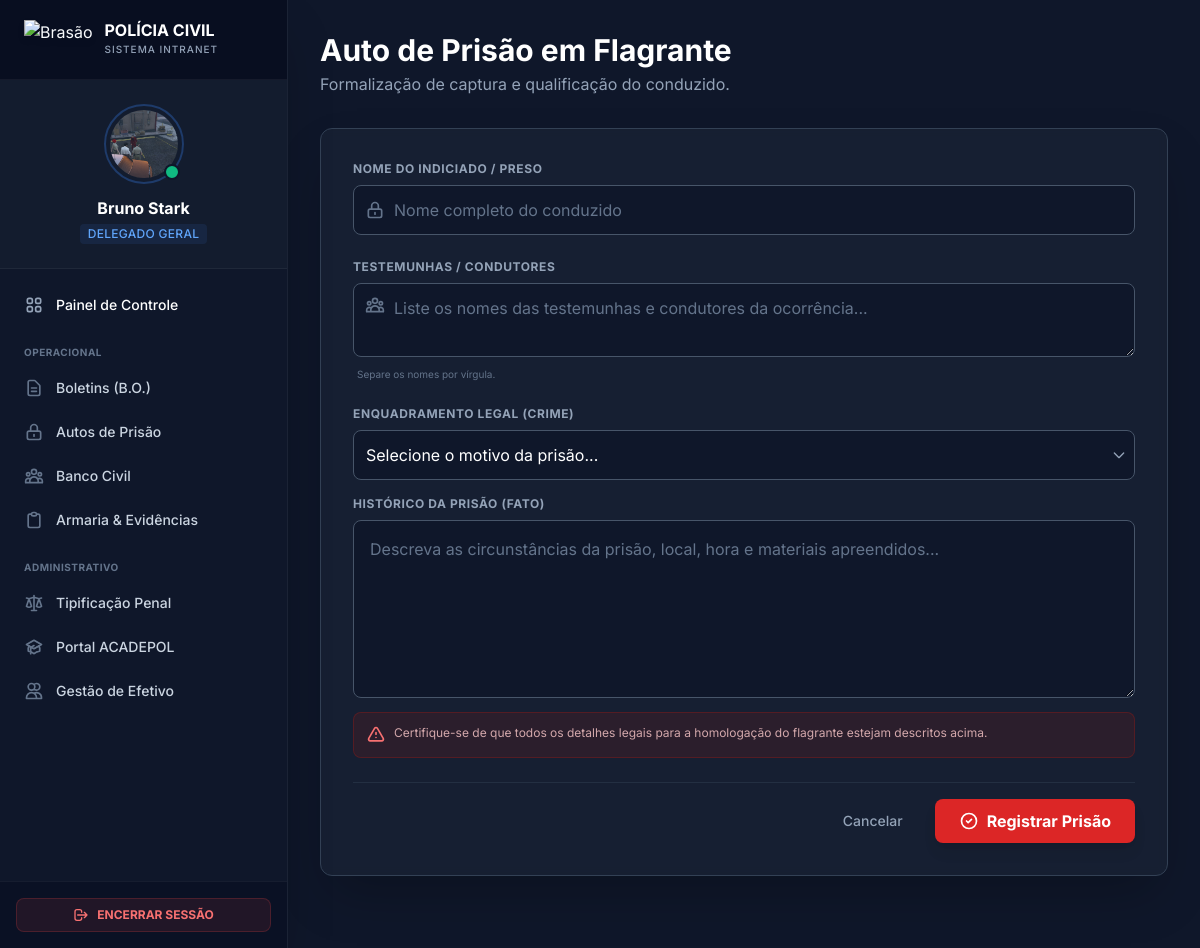
Page /autos/cadastrar (signed in) on the committed database.
### models/users.py (models this page shows, shortened)
class Usuario(db.Model):
    __tablename__ = 'usuarios'
    id = db.Column(db.Integer, primary_key=True)
    nome = db.Column(db.String(100), nullable=False)
    matricula = db.Column(db.String(20), unique=True, nullable=False)
    senha = db.Column(db.String(200), nullable=False)
    cargo_id = db.Column(db.Integer, db.ForeignKey('cargos.id'), nullable=True)
    delegacia = db.Column(db.String(100))
    departamento = db.Column(db.String(100))
    endereco = db.Column(db.String(200))
    foto_perfil = db.Column(db.String(120), nullable=True, default='default.jpg')
    observacoes = db.Column(db.Text)
    criado_em = db.Column(db.DateTime, default=datetime.utcnow)
    promocoes = db.relationship('Promocao', backref='servidor', lazy=True)
    advertencias = db.relationship('Advertencia',
                                   foreign_keys='Advertencia.usuario_id',
                                   backref='servidor',
                                   lazy=True)
    advertencias_aplicadas = db.relationship('Advertencia',
                                             foreign_keys='Advertencia.autor_id',
                                             backref='autor_advertencia',
                                             lazy=True)
    @property
    def cargo(self):
        return self.cargo_obj.nome if self.cargo_obj else "Sem Cargo"

class Cargo(db.Model):
    __tablename__ = 'cargos'
    id = db.Column(db.Integer, primary_key=True)
    nome = db.Column(db.String(50), unique=True, nullable=False)
    nivel = db.Column(db.Integer, nullable=False) # 100=Delegado Geral, 10=Administrativo
    usuarios = db.relationship('Usuario', backref='cargo_obj', lazy=True)

### app.py (the view, shortened to what this page needs)
@app.route('/autos/cadastrar', methods=['GET','POST'])
@login_required
def cadastrar_auto():
    crimes = Crime.query.all()
    return render_template('cadastrar_auto.html', crimes=crimes)

### app.py (called while the page is built)
def current_user():
    if 'user_id' in session:
        return Usuario.query.get(session['user_id'])
    return None

def login_required(f):
    @wraps(f)
    def decorated(*args, **kwargs):
        if 'user_id' not in session:
            return redirect(url_for('login'))
        return f(*args, **kwargs)
    return decorated

@app.context_processor
def inject_helpers():
    return dict(
        pode_gerenciar=lambda: current_user() and current_user().nivel_hierarquico >= 80,
        current_user=current_user,
        pode_alterar_usuario=pode_alterar_usuario
    )

### templates/cadastrar_auto.html (shortened to what this page needs)
{% extends 'base.html' %}
{% block content %}
<div class="max-w-4xl mx-auto">
    <div class="mb-8 text-center md:text-left">
        <h2 class="text-3xl font-bold text-white">Auto de Prisão em Flagrante</h2>
        <p class="text-slate-400 mt-1">Formalização de captura e qualificação do conduzido.</p>
    </div>
    <div class="bg-slate-800/50 border border-slate-700 rounded-xl shadow-2xl backdrop-blur-sm p-6 md:p-8">
        <form method="POST" class="space-y-6">
            <div>
                <label class="block text-xs font-bold text-slate-400 uppercase tracking-wider mb-2">
                    Nome do Indiciado / Preso
                </label>
                <div class="relative group">
                    <div class="absolute inset-y-0 left-0 pl-3 flex items-center pointer-events-none">
                    </div>
                    <input type="text"
                           name="preso"
                           required
                           value="{{ auto.preso if auto else '' }}"
                           placeholder="Nome completo do conduzido"
                           class="w-full pl-10 pr-4 py-3 bg-slate-900 border border-slate-600 rounded-lg text-white placeholder-slate-500 focus:outline-none focus:border-red-500 focus:ring-1 focus:ring-red-500 transition-colors">
                </div>
            </div>
            <div>
                <label class="block text-xs font-bold text-slate-400 uppercase tracking-wider mb-2">
                    Testemunhas / Condutores
                </label>
                <div class="relative group">
                    <div class="absolute top-3 left-3 flex items-start pointer-events-none">
                    </div>
                    <textarea name="testemunhas"
                              rows="2"
                              placeholder="Liste os nomes das testemunhas e condutores da ocorrência..."
                              class="w-full pl-10 pr-4 py-3 bg-slate-900 border border-slate-600 rounded-lg text-white placeholder-slate-500 focus:outline-none focus:border-red-500 focus:ring-1 focus:ring-red-500 transition-colors">{{ auto.testemunhas if auto else '' }}</textarea>
                </div>
                <p class="text-[10px] text-slate-500 mt-1 ml-1">Separe os nomes por vírgula.</p>
            </div>
            <div class="space-y-4">
                <div>
                    <label class="block text-xs font-bold text-slate-400 uppercase tracking-wider mb-2">
                        Enquadramento Legal (Crime)
                    </label>
                    <div class="relative">
                        <select name="natureza_crime" class="w-full p-3 bg-slate-900 border border-slate-600 rounded-lg text-white focus:border-red-500 focus:outline-none appearance-none">
                            <option value="" class="text-slate-500">Selecione o motivo da prisão...</option>
                        </select>
                        <div class="absolute inset-y-0 right-0 flex items-center px-2 pointer-events-none">
                        </div>
                    </div>
                </div>
                <div>
                    <label class="block text-xs font-bold text-slate-400 uppercase tracking-wider mb-2">
                        Histórico da Prisão (Fato)
                    </label>
                    <div class="relative">
                        <textarea name="descricao"
                                  rows="6"
                                  required
                                  placeholder="Descreva as circunstâncias da prisão, local, hora e materiais apreendidos..."
                                  class="w-full p-4 bg-slate-900 border border-slate-600 rounded-lg text-white placeholder-slate-500 focus:outline-none focus:border-red-500 focus:ring-1 focus:ring-red-500 transition-colors resize-y">{{ auto.descricao_fato if auto else '' }}</textarea>
                    </div>
                    <div class="mt-2 p-3 bg-red-900/20 border border-red-900/50 rounded-lg flex items-start gap-2">
                        <p class="text-xs text-red-200/80">Certifique-se de que todos os detalhes legais para a homologação do flagrante estejam descritos acima.</p>
                    </div>
                </div>
            </div>
            <div class="flex items-center justify-end gap-4 pt-4 border-t border-slate-700/50">
                <a href="{{ url_for('autos') }}" class="text-sm font-medium text-slate-400 hover:text-white transition-colors px-4 py-2">
                    Cancelar
                </a>
                <button type="submit" class="bg-red-600 hover:bg-red-700 text-white font-bold py-2.5 px-6 rounded-lg shadow-lg hover:shadow-red-600/20 transition-all transform hover:-translate-y-0.5 flex items-center gap-2">
                    <svg class="w-5 h-5" fill="none" stroke="currentColor" viewBox="0 0 24 24"><path stroke-linecap="round" stroke-linejoin="round" stroke-width="2" d="M9 12l2 2 4-4m6 2a9 9 0 11-18 0 9 9 0 0118 0z"></path></svg>
                    {{ 'Salvar Alterações' if auto else 'Registrar Prisão' }}
                </button>
            </div>
        </form>
    </div>
</div>
{% endblock %}

### templates/base.html (shortened to what this page needs)
<!DOCTYPE html>
<html lang="pt-BR" class="h-full">
<head>
    <script src="https://cdn.tailwindcss.com"></script>
</head>
<body class="bg-pc-base text-pc-text h-screen overflow-hidden flex">
    {% if current_user() %}
    <aside class="w-72 bg-slate-900 border-r border-white/5 flex flex-col h-full shadow-2xl z-20 flex-shrink-0">
        <div class="h-20 flex items-center px-6 border-b border-white/5 bg-slate-950/50">
            <img class="h-10 w-auto drop-shadow-md mr-3" src="https://encrypted-tbn0.gstatic.com/images?q=tbn:ANd9GcQIIGMtpDq_HRAKg4kv_bw92xRqFKkon-k1Fg&s" alt="Brasão">
            <div>
                <h1 class="text-base font-bold text-white leading-none">POLÍCIA CIVIL</h1>
                <p class="text-[10px] text-pc-muted font-medium tracking-widest uppercase mt-1">Sistema Intranet</p>
            </div>
        </div>
        {% set user_nav = current_user() %}
        <div class="p-6 border-b border-white/5 bg-slate-800/30">
            <div class="flex flex-col items-center text-center">
                <a href="{{ url_for('perfil_usuario', id=user_nav.id) }}" class="group relative inline-block mb-3">
                    <div class="h-20 w-20 rounded-full p-1 border-2 border-blue-500/30 group-hover:border-blue-500 transition-colors">
                        <div class="h-full w-full rounded-full bg-slate-700 overflow-hidden flex items-center justify-center">
                            {% if user_nav.foto_perfil and user_nav.foto_perfil != 'default.jpg' %}
                                <img src="{{ url_for('static', filename='fotos_perfil/' + user_nav.foto_perfil) }}" class="w-full h-full object-cover">
                            {% else %}
                                <span class="text-2xl font-bold text-slate-400 group-hover:text-white">{{ user_nav.nome[:2].upper() }}</span>
                            {% endif %}
                        </div>
                    </div>
                    <span class="absolute bottom-1 right-1 h-4 w-4 rounded-full bg-emerald-500 border-2 border-slate-900" title="Online"></span>
                </a>
                <h2 class="text-white font-bold text-base truncate w-full">{{ user_nav.nome.split()[0] }} {{ user_nav.nome.split()[-1] if user_nav.nome.split()|length > 1 else '' }}</h2>
                <span class="text-xs text-blue-400 font-medium uppercase tracking-wide mt-1 bg-blue-500/10 px-2 py-0.5 rounded inline-block">{{ user_nav.cargo }}</span>
            </div>
        </div>
        <nav class="flex-1 overflow-y-auto py-4 px-3 space-y-1">
            <a href="{{ url_for('dashboard') }}" class="flex items-center px-3 py-2.5 text-sm font-medium text-white rounded-lg hover:bg-white/5 transition-colors group">
                Painel de Controle
            </a>
            <div class="pt-4 pb-1 px-3 text-[10px] font-bold text-slate-500 uppercase tracking-wider">Operacional</div>
            <a href="{{ url_for('boletins') }}" class="flex items-center px-3 py-2.5 text-sm font-medium text-slate-300 rounded-lg hover:bg-blue-500/10 hover:text-blue-400 transition-colors group">
                <svg class="w-5 h-5 text-slate-500 group-hover:text-blue-400 mr-3" fill="none" stroke="currentColor" viewBox="0 0 24 24"><path stroke-linecap="round" stroke-linejoin="round" stroke-width="2" d="M9 12h6m-6 4h6m2 5H7a2 2 0 01-2-2V5a2 2 0 012-2h5.586a1 1 0 01.707.293l5.414 5.414a1 1 0 01.293.707V19a2 2 0 01-2 2z"/></svg>
                Boletins (B.O.)
            </a>
            <a href="{{ url_for('autos') }}" class="flex items-center px-3 py-2.5 text-sm font-medium text-slate-300 rounded-lg hover:bg-red-500/10 hover:text-red-400 transition-colors group">
                <svg class="w-5 h-5 text-slate-500 group-hover:text-red-400 mr-3" fill="none" stroke="currentColor" viewBox="0 0 24 24"><path stroke-linecap="round" stroke-linejoin="round" stroke-width="2" d="M12 15v2m-6 4h12a2 2 0 002-2v-6a2 2 0 00-2-2H6a2 2 0 00-2 2v6a2 2 0 002 2zm10-10V7a4 4 0 00-8 0v4h8z"/></svg>
                Autos de Prisão
            </a>
            <a href="{{ url_for('banco_pessoas') }}" class="flex items-center px-3 py-2.5 text-sm font-medium text-slate-300 rounded-lg hover:bg-purple-500/10 hover:text-purple-400 transition-colors group">
                Banco Civil
            </a>
            <a href="{{ url_for('armaria') }}" class="flex items-center px-3 py-2.5 text-sm font-medium text-slate-300 rounded-lg hover:bg-slate-700/50 hover:text-white transition-colors group">
                Armaria & Evidências
            </a>
            <div class="pt-4 pb-1 px-3 text-[10px] font-bold text-slate-500 uppercase tracking-wider">Administrativo</div>
            <a href="{{ url_for('gerenciar_crimes') }}" class="flex items-center px-3 py-2.5 text-sm font-medium text-slate-300 rounded-lg hover:bg-orange-500/10 hover:text-orange-400 transition-colors group">
                Tipificação Penal
            </a>
            <a href="{{ url_for('acadepol_admin') }}" class="flex items-center px-3 py-2.5 text-sm font-medium text-slate-300 rounded-lg hover:bg-cyan-500/10 hover:text-cyan-400 transition-colors group">
                Portal ACADEPOL
            </a>
            <a href="{{ url_for('gerenciar_membros') }}" class="flex items-center px-3 py-2.5 text-sm font-medium text-slate-300 rounded-lg hover:bg-emerald-500/10 hover:text-emerald-400 transition-colors group">
                <svg class="w-5 h-5 text-slate-500 group-hover:text-emerald-400 mr-3" fill="none" stroke="currentColor" viewBox="0 0 24 24"><path stroke-linecap="round" stroke-linejoin="round" stroke-width="2" d="M12 4.354a4 4 0 110 5.292M15 21H3v-1a6 6 0 0112 0v1zm0 0h6v-1a6 6 0 00-9-5.197M13 7a4 4 0 11-8 0 4 4 0 018 0z"/></svg>
                Gestão de Efetivo
            </a>
        </nav>
        <div class="p-4 border-t border-white/5 bg-slate-950/30">
            <a href="{{ url_for('logout') }}" class="flex items-center justify-center w-full px-4 py-2 text-xs font-bold text-red-400 uppercase bg-red-500/10 border border-red-500/20 rounded-lg hover:bg-red-500/20 transition-colors">
                <svg class="w-4 h-4 mr-2" fill="none" stroke="currentColor" viewBox="0 0 24 24"><path stroke-linecap="round" stroke-linejoin="round" stroke-width="2" d="M17 16l4-4m0 0l-4-4m4 4H7m6 4v1a3 3 0 01-3 3H6a3 3 0 01-3-3V7a3 3 0 013-3h4a3 3 0 013 3v1"/></svg>
                Encerrar Sessão
            </a>
        </div>
    </aside>
    {% endif %}
    <main class="flex-1 flex flex-col h-full overflow-hidden bg-pc-base relative">
        <div class="flex-1 overflow-y-auto p-8">
            <div class="animate-fade-in-up pb-10">
                {% block content %}
                {% endblock %}
            </div>
        </div>
    </main>
</body>
</html>

### templates/base.html (style rules this page uses)
body { font-family: 'Inter', sans-serif; }

### rows in the picture
Usuario: foto_perfil (picture), nome "Bruno", nome.split|length "Stark"
Cargo: cargo "DELEGADO GERAL"

### other values in the picture
{{ 'Salvar Alterações' if auto else 'Registrar Prisão' }} "Registrar Prisão"
